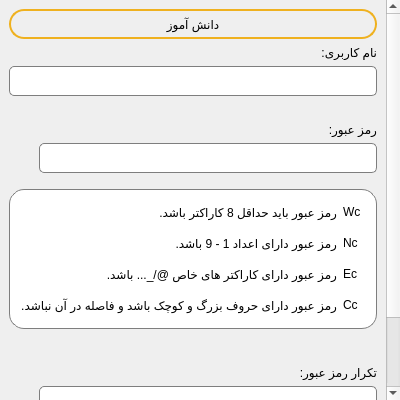
<?xml version="1.0" encoding="UTF-8"?>
<ui version="4.0">
 <class>Form</class>
 <widget class="QWidget" name="Form">
  <property name="geometry">
   <rect>
    <x>0</x>
    <y>0</y>
    <width>400</width>
    <height>400</height>
   </rect>
  </property>
  <property name="windowTitle">
   <string>Form</string>
  </property>
  <layout class="QGridLayout" name="gridLayout">
   <property name="leftMargin">
    <number>0</number>
   </property>
   <property name="topMargin">
    <number>0</number>
   </property>
   <property name="rightMargin">
    <number>0</number>
   </property>
   <property name="bottomMargin">
    <number>0</number>
   </property>
   <property name="spacing">
    <number>0</number>
   </property>
   <item row="0" column="0">
    <widget class="QScrollArea" name="scrollArea">
     <property name="styleSheet">
      <string notr="true">#scrollArea {
	border:none;
}
</string>
     </property>
     <property name="verticalScrollBarPolicy">
      <enum>Qt::ScrollBarAsNeeded</enum>
     </property>
     <property name="widgetResizable">
      <bool>true</bool>
     </property>
     <widget class="QWidget" name="scrollAreaWidgetContents">
      <property name="geometry">
       <rect>
        <x>0</x>
        <y>0</y>
        <width>383</width>
        <height>500</height>
       </rect>
      </property>
      <layout class="QVBoxLayout" name="verticalLayout">
       <item>
        <widget class="QLabel" name="title">
         <property name="minimumSize">
          <size>
           <width>0</width>
           <height>30</height>
          </size>
         </property>
         <property name="styleSheet">
          <string notr="true">border:2px solid  rgb(239, 177, 31);
border-radius:15px;</string>
         </property>
         <property name="text">
          <string>دانش آموز</string>
         </property>
         <property name="alignment">
          <set>Qt::AlignCenter</set>
         </property>
        </widget>
       </item>
       <item>
        <layout class="QVBoxLayout" name="verticalLayout_2">
         <item>
          <widget class="QLabel" name="userName">
           <property name="text">
            <string>نام کاربری:</string>
           </property>
          </widget>
         </item>
         <item>
          <widget class="QLineEdit" name="userNameLineEdit">
           <property name="minimumSize">
            <size>
             <width>0</width>
             <height>30</height>
            </size>
           </property>
           <property name="styleSheet">
            <string notr="true">QLineEdit#userNameLineEdit{
	color: #000000;
    background-color: #ffffff;
    border: 1px solid #7e7e7e;
	border-radius: 5px;
    outline: none;
	padding-left: 5px;
}
</string>
           </property>
           <property name="placeholderText">
            <string/>
           </property>
          </widget>
         </item>
         <item>
          <widget class="QLabel" name="userNameErrorLabel">
           <property name="styleSheet">
            <string notr="true">QLabel#userNameErrorLabel{color:rgb(193, 0, 3);}</string>
           </property>
           <property name="text">
            <string/>
           </property>
          </widget>
         </item>
         <item>
          <widget class="QLabel" name="password">
           <property name="text">
            <string>رمز عبور:</string>
           </property>
          </widget>
         </item>
         <item>
          <layout class="QHBoxLayout" name="horizontalLayout_5">
           <property name="spacing">
            <number>0</number>
           </property>
           <item>
            <widget class="QPushButton" name="showPasswordButton">
             <property name="minimumSize">
              <size>
               <width>30</width>
               <height>30</height>
              </size>
             </property>
             <property name="maximumSize">
              <size>
               <width>30</width>
               <height>30</height>
              </size>
             </property>
             <property name="styleSheet">
              <string notr="true">#showPasswordButton{
	border: none;
	
}</string>
             </property>
             <property name="text">
              <string/>
             </property>
             <property name="iconSize">
              <size>
               <width>22</width>
               <height>22</height>
              </size>
             </property>
            </widget>
           </item>
           <item>
            <widget class="QLineEdit" name="passwordLineEdit">
             <property name="minimumSize">
              <size>
               <width>0</width>
               <height>30</height>
              </size>
             </property>
             <property name="styleSheet">
              <string notr="true">QLineEdit#passwordLineEdit{
	color: #000000;
    background-color: #ffffff;
    border: 1px solid #7e7e7e;
	border-radius: 5px;
    outline: none;
	padding-left: 5px;
}</string>
             </property>
             <property name="echoMode">
              <enum>QLineEdit::Password</enum>
             </property>
             <property name="placeholderText">
              <string/>
             </property>
            </widget>
           </item>
          </layout>
         </item>
         <item>
          <spacer name="verticalSpacer_5">
           <property name="orientation">
            <enum>Qt::Vertical</enum>
           </property>
           <property name="sizeType">
            <enum>QSizePolicy::Fixed</enum>
           </property>
           <property name="sizeHint" stdset="0">
            <size>
             <width>10</width>
             <height>10</height>
            </size>
           </property>
          </spacer>
         </item>
         <item>
          <widget class="QFrame" name="checkPasswordFrame">
           <property name="minimumSize">
            <size>
             <width>0</width>
             <height>140</height>
            </size>
           </property>
           <property name="styleSheet">
            <string notr="true">#checkPasswordFrame{
background-color: rgb(255, 255, 255); border: 1px solid #7e7e7e;
border-radius: 15px;
}
	</string>
           </property>
           <property name="frameShape">
            <enum>QFrame::StyledPanel</enum>
           </property>
           <property name="frameShadow">
            <enum>QFrame::Raised</enum>
           </property>
           <layout class="QGridLayout" name="gridLayout_2">
            <item row="1" column="0">
             <spacer name="horizontalSpacer_3">
              <property name="orientation">
               <enum>Qt::Horizontal</enum>
              </property>
              <property name="sizeType">
               <enum>QSizePolicy::Maximum</enum>
              </property>
              <property name="sizeHint" stdset="0">
               <size>
                <width>100</width>
                <height>20</height>
               </size>
              </property>
             </spacer>
            </item>
            <item row="3" column="1">
             <layout class="QHBoxLayout" name="horizontalLayout_3">
              <item>
               <widget class="QLabel" name="capText">
                <property name="text">
                 <string>رمز عبور دارای حروف بزرگ و کوچک باشد و فاصله در آن نباشد.</string>
                </property>
               </widget>
              </item>
              <item>
               <widget class="QLabel" name="capitalLettersCheck">
                <property name="minimumSize">
                 <size>
                  <width>24</width>
                  <height>24</height>
                 </size>
                </property>
                <property name="maximumSize">
                 <size>
                  <width>24</width>
                  <height>24</height>
                 </size>
                </property>
                <property name="text">
                 <string>Cc</string>
                </property>
               </widget>
              </item>
             </layout>
            </item>
            <item row="2" column="1">
             <layout class="QHBoxLayout" name="horizontalLayout_2">
              <item>
               <widget class="QLabel" name="specText">
                <property name="text">
                 <string>رمز عبور دارای کاراکتر های خاص @/_... باشد.</string>
                </property>
               </widget>
              </item>
              <item>
               <widget class="QLabel" name="spiecialCharacterCheck">
                <property name="minimumSize">
                 <size>
                  <width>24</width>
                  <height>24</height>
                 </size>
                </property>
                <property name="maximumSize">
                 <size>
                  <width>24</width>
                  <height>24</height>
                 </size>
                </property>
                <property name="text">
                 <string>Ec</string>
                </property>
               </widget>
              </item>
             </layout>
            </item>
            <item row="1" column="1">
             <layout class="QHBoxLayout" name="horizontalLayout">
              <item>
               <widget class="QLabel" name="numText">
                <property name="text">
                 <string>رمز عبور دارای اعداد 1 - 9 باشد.</string>
                </property>
               </widget>
              </item>
              <item>
               <widget class="QLabel" name="numbersCheck">
                <property name="minimumSize">
                 <size>
                  <width>24</width>
                  <height>24</height>
                 </size>
                </property>
                <property name="maximumSize">
                 <size>
                  <width>24</width>
                  <height>24</height>
                 </size>
                </property>
                <property name="text">
                 <string>Nc</string>
                </property>
               </widget>
              </item>
             </layout>
            </item>
            <item row="0" column="1">
             <layout class="QHBoxLayout" name="horizontalLayout_4">
              <item>
               <widget class="QLabel" name="widthText">
                <property name="text">
                 <string>رمز عبور باید حداقل 8 کاراکتر باشد.</string>
                </property>
               </widget>
              </item>
              <item>
               <widget class="QLabel" name="widthCheck">
                <property name="minimumSize">
                 <size>
                  <width>24</width>
                  <height>24</height>
                 </size>
                </property>
                <property name="maximumSize">
                 <size>
                  <width>24</width>
                  <height>24</height>
                 </size>
                </property>
                <property name="text">
                 <string>Wc</string>
                </property>
               </widget>
              </item>
             </layout>
            </item>
           </layout>
          </widget>
         </item>
         <item>
          <widget class="QLabel" name="passwoedValidErrorLabel">
           <property name="styleSheet">
            <string notr="true">QLabel#passwoedValidErrorLabel{color:rgb(193, 0, 3);}</string>
           </property>
           <property name="text">
            <string/>
           </property>
          </widget>
         </item>
         <item>
          <spacer name="verticalSpacer_6">
           <property name="orientation">
            <enum>Qt::Vertical</enum>
           </property>
           <property name="sizeType">
            <enum>QSizePolicy::Fixed</enum>
           </property>
           <property name="sizeHint" stdset="0">
            <size>
             <width>10</width>
             <height>10</height>
            </size>
           </property>
          </spacer>
         </item>
         <item>
          <widget class="QLabel" name="rePassword">
           <property name="text">
            <string>تکرار رمز عبور:</string>
           </property>
          </widget>
         </item>
         <item>
          <layout class="QHBoxLayout" name="horizontalLayout_6">
           <property name="spacing">
            <number>0</number>
           </property>
           <item>
            <widget class="QPushButton" name="showRePasswordButton">
             <property name="minimumSize">
              <size>
               <width>30</width>
               <height>30</height>
              </size>
             </property>
             <property name="maximumSize">
              <size>
               <width>30</width>
               <height>30</height>
              </size>
             </property>
             <property name="styleSheet">
              <string notr="true">#showRePasswordButton{
	border: none;
	
}</string>
             </property>
             <property name="text">
              <string/>
             </property>
             <property name="iconSize">
              <size>
               <width>22</width>
               <height>22</height>
              </size>
             </property>
            </widget>
           </item>
           <item>
            <widget class="QLineEdit" name="repeatPasswordLineEdit">
             <property name="minimumSize">
              <size>
               <width>0</width>
               <height>30</height>
              </size>
             </property>
             <property name="styleSheet">
              <string notr="true">QLineEdit#repeatPasswordLineEdit{
	color: #000000;
    background-color: #ffffff;
    border: 1px solid #7e7e7e;
	border-radius: 5px;
    outline: none;
	padding-left: 5px;
}</string>
             </property>
             <property name="echoMode">
              <enum>QLineEdit::Password</enum>
             </property>
             <property name="placeholderText">
              <string/>
             </property>
            </widget>
           </item>
          </layout>
         </item>
         <item>
          <widget class="QLabel" name="samePasswordErrorLabel">
           <property name="styleSheet">
            <string notr="true">QLabel#samePasswordErrorLabel{color:rgb(193, 0, 3);}</string>
           </property>
           <property name="text">
            <string/>
           </property>
          </widget>
         </item>
         <item>
          <widget class="QPushButton" name="singUpBtn">
           <property name="sizePolicy">
            <sizepolicy hsizetype="Minimum" vsizetype="Fixed">
             <horstretch>0</horstretch>
             <verstretch>0</verstretch>
            </sizepolicy>
           </property>
           <property name="minimumSize">
            <size>
             <width>0</width>
             <height>40</height>
            </size>
           </property>
           <property name="font">
            <font>
             <pointsize>11</pointsize>
             <weight>75</weight>
             <bold>true</bold>
            </font>
           </property>
           <property name="styleSheet">
            <string notr="true">QPushButton#singUpBtn{
	color: #ffffff;
	background-color:  rgb(239, 177, 31);
    border-radius: 5px;
}
QPushButton#singUpBtn:hover {
	background-color: rgb(255, 210, 73);
}</string>
           </property>
           <property name="text">
            <string>ثبت نام</string>
           </property>
          </widget>
         </item>
        </layout>
       </item>
      </layout>
     </widget>
    </widget>
   </item>
  </layout>
 </widget>
 <resources/>
 <connections/>
</ui>
